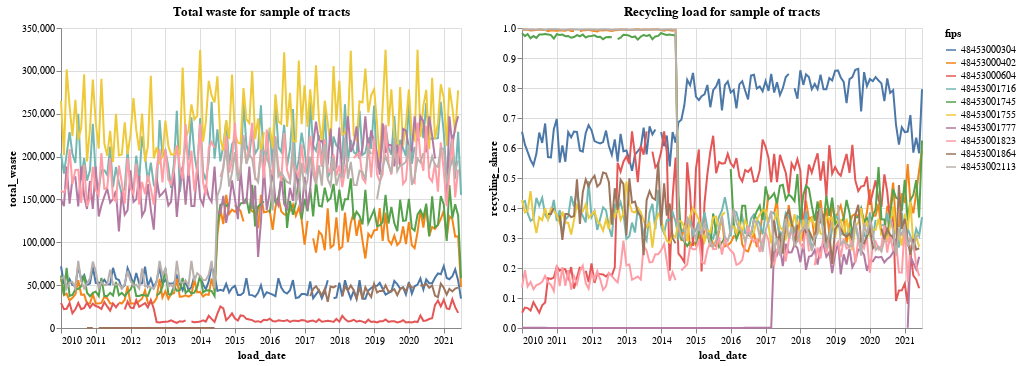

This figure's notebook cell:
### Code cell
c1 = alt.Chart(tract_loads.query('fips in @fips_sample and load_date>="2010-01-01"')).mark_line().encode(
    x = 'load_date:T',
    y = 'total_waste:Q',
    color='fips:N'
).properties(title='Total waste for sample of tracts')

c2 = alt.Chart(tract_loads.query('fips in @fips_sample and load_date>="2010-01-01"')).mark_line().encode(
    x = 'load_date:T',
    y = 'recycling_share:Q',
    color='fips:N'
).properties(title='Recycling load for sample of tracts')

c1|c2

### Figure 1 — Vega-Lite specification as saved in the notebook (floating-point values rounded to 4 significant figures; data arrays with more than 128 entries replaced by an {"elided": "..."} marker saying what was removed)
{"config": {"view": {"continuousWidth": 400, "continuousHeight": 300}}, "hconcat": [{"data": {"name": "data-8cdd0cdf4ba30b8524ffecf13109d2b4"}, "mark": "line", "encoding": {"color": {"field": "fips", "type": "nominal"}, "x": {"field": "load_date", "type": "temporal"}, "y": {"field": "total_waste", "type": "quantitative"}}, "title": "Total waste for sample of tracts"}, {"data": {"name": "data-8cdd0cdf4ba30b8524ffecf13109d2b4"}, "mark": "line", "encoding": {"color": {"field": "fips", "type": "nominal"}, "x": {"field": "load_date", "type": "temporal"}, "y": {"field": "recycling_share", "type": "quantitative"}}, "title": "Recycling load for sample of tracts"}], "$schema": "https://vega.github.io/schema/vega-lite/v4.17.0.json", "datasets": {"data-8cdd0cdf4ba30b8524ffecf13109d2b4": {"elided": "1390 records"}}}
